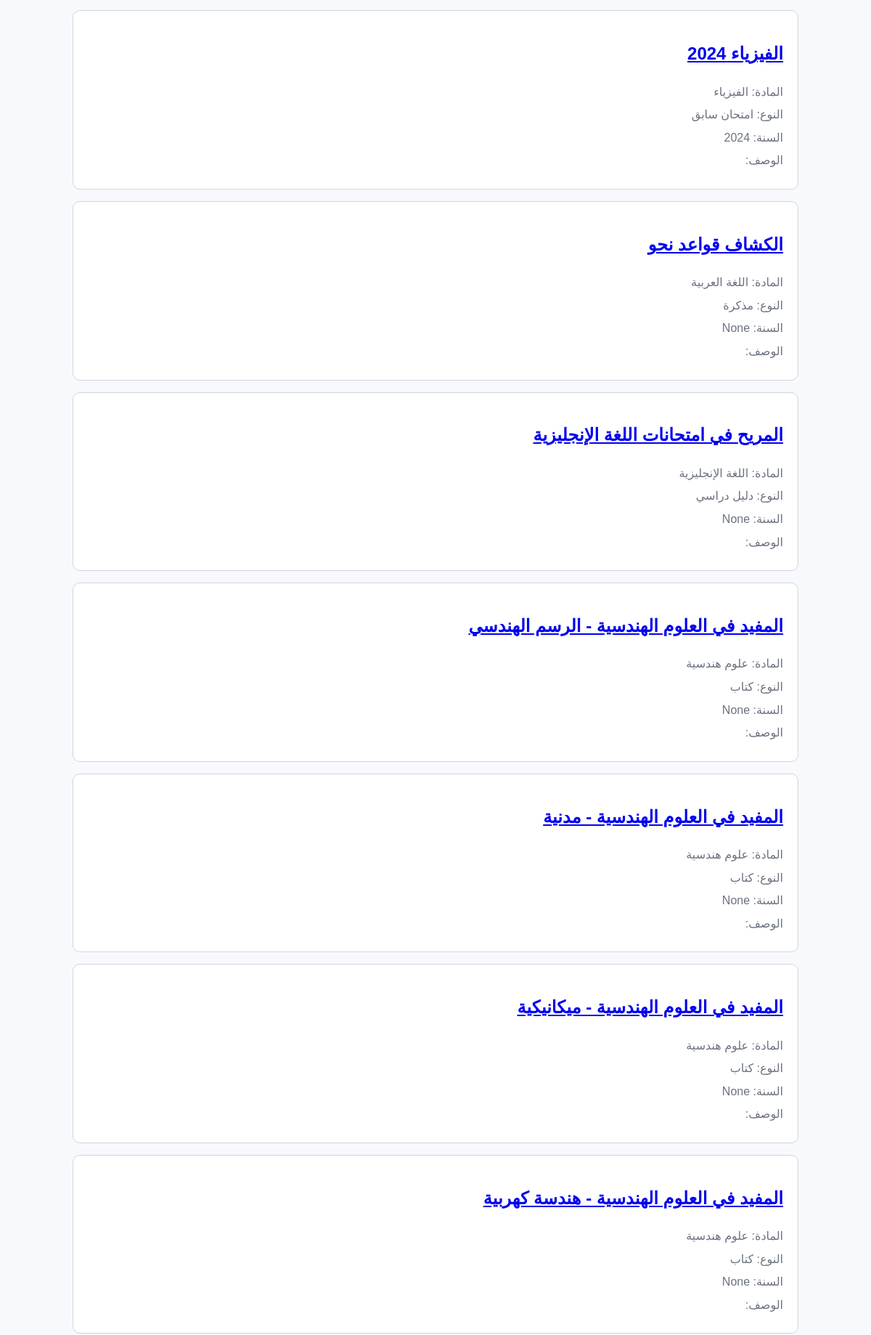
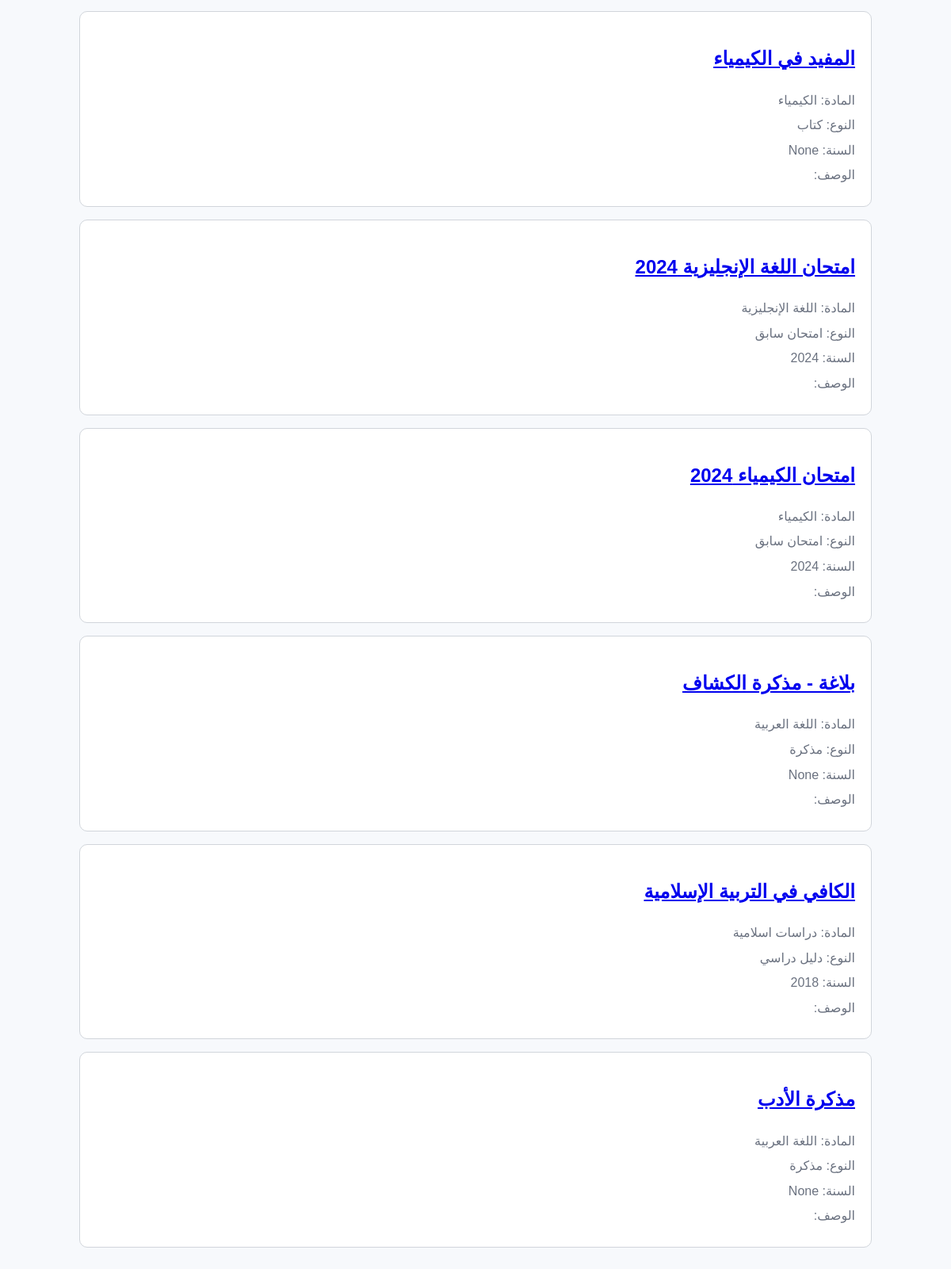
Before: /resources (lower part) with the older database file (2 pictures, top to bottom).
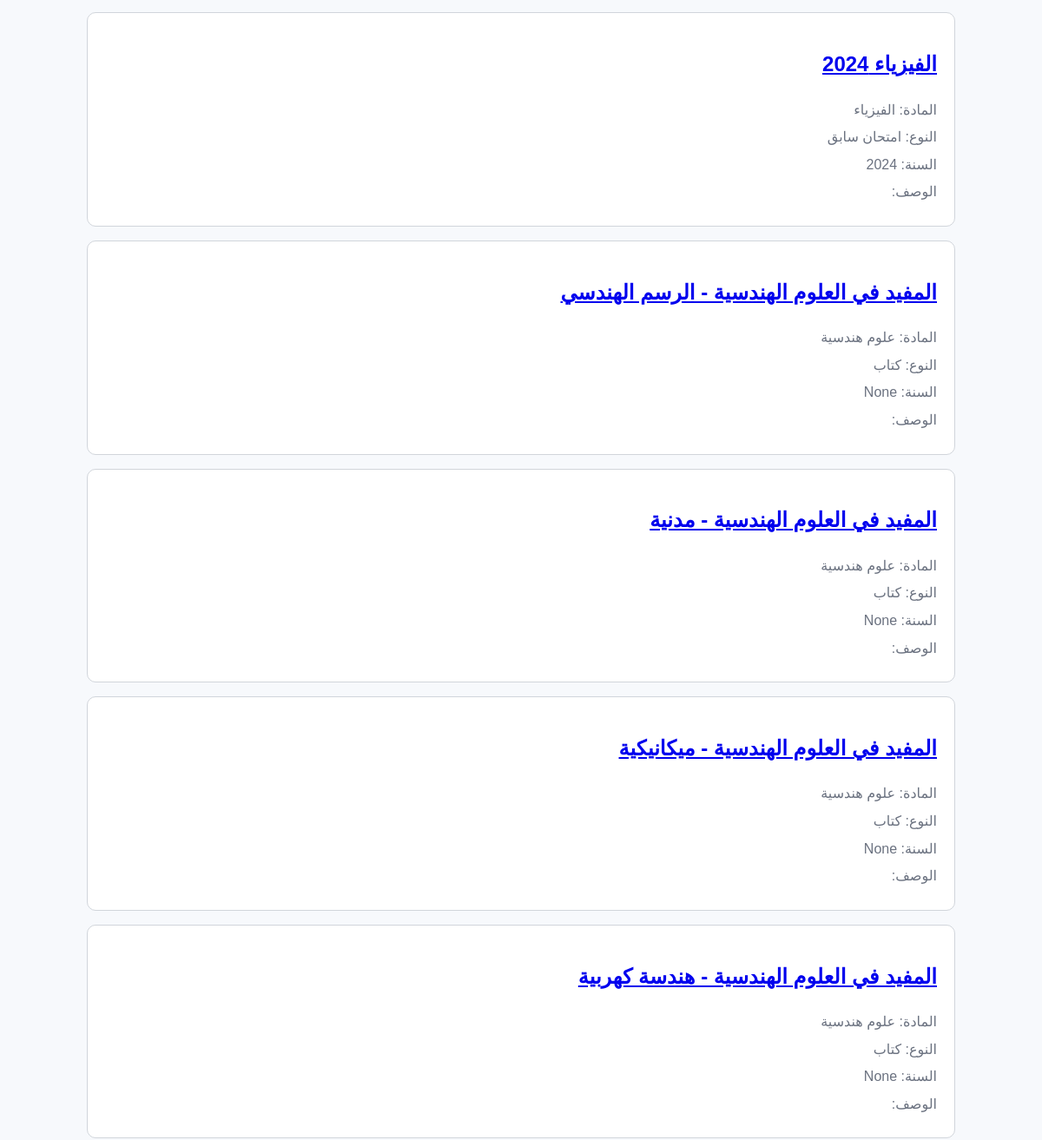
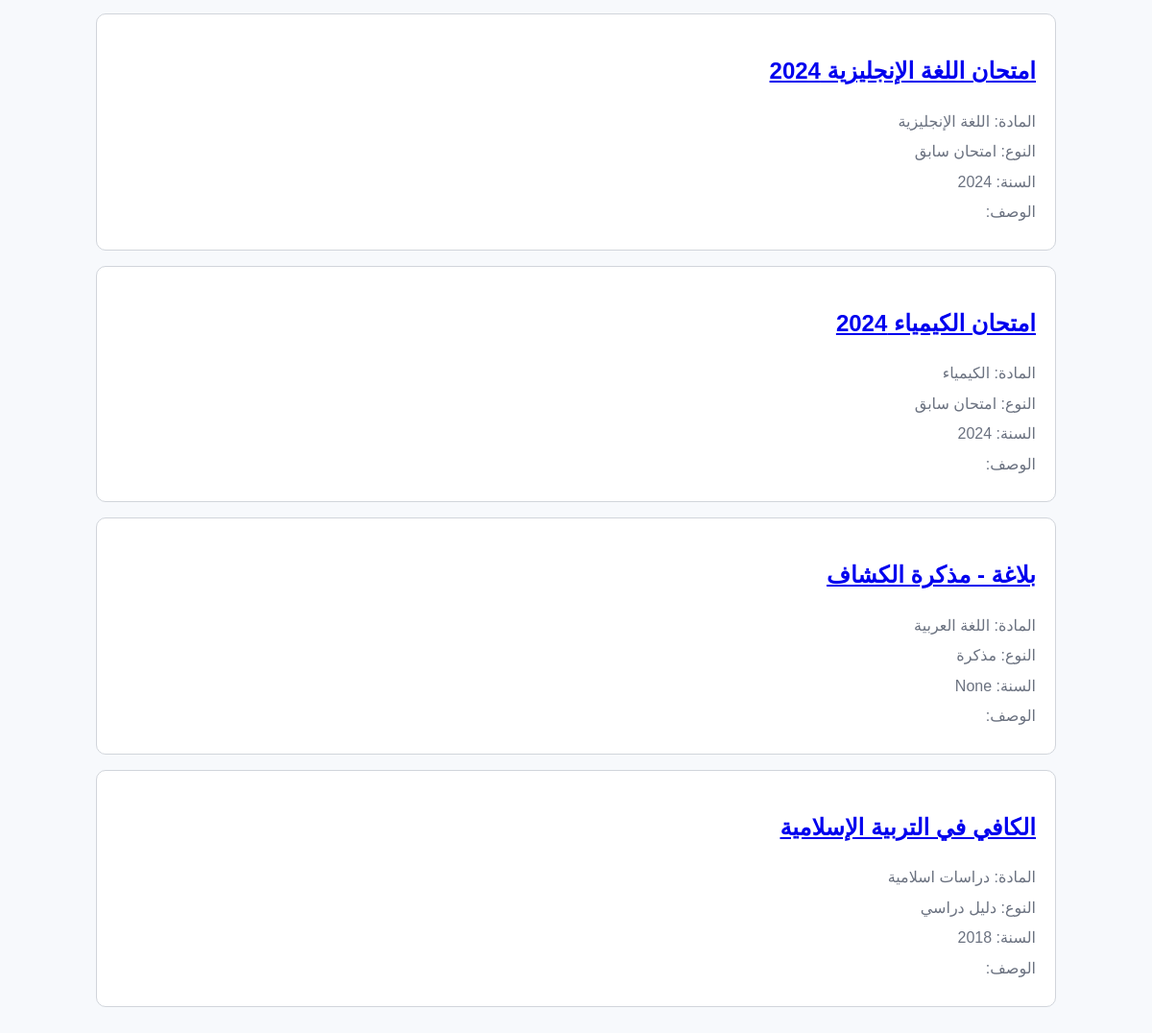
After: the same page with the newer database file (2 pictures, top to bottom).
### tables this page shows
CREATE TABLE resources (
    id INTEGER PRIMARY KEY AUTOINCREMENT,
    title TEXT NOT NULL,
    subject TEXT NOT NULL,
    resource_type TEXT NOT NULL,
    year INTEGER,
    description TEXT,
    file_path TEXT,
    file_size INTEGER
    );

### app.py (the view, shortened to what this page needs)
@app.route("/resources")
def resources():
    search = request.args.get("search")
    subject = request.args.get("subject")
    connection = get_db()
    subjects = connection.execute(
        "SELECT DISTINCT subject FROM resources"
    ).fetchall()
    query = "SELECT * FROM resources"
    parameter = []
    if search:
        query += " WHERE title LIKE ? OR subject LIKE ?"
        parameter.extend([f"%{search}%", f"%{search}%"])
    resources = connection.execute(
        query, parameter
        ).fetchall()
    connection.close()
    return render_template("resources.html",
                           resources=resources, subjects=subjects, subject_names=subject_names, resource_type_names=resource_type_names)

### app.py (called while the page is built)
def get_db():
    connection = sqlite3.connect("nilearn.db")
    connection.row_factory = sqlite3.Row
    return connection

### templates/resources.html (shortened to what this page needs)
<!DOCTYPE html>
<html lang="ar" dir="rtl">
    <head>
        <link rel="stylesheet" href="{{ url_for('static', filename='style.css')}}">
    </head>
    <body>
        {% for resource in resources %}
    <div>
        <a href="/resources/{{ resource["id"] }}">
            <h2> {{ resource["title"] }}</h2>
        </a>
        <p> المادة: {{ subject_names.get(resource["subject"], resource["subject"]) }}</p>
        <p> النوع: {{ resource_type_names.get(resource["resource_type"], resource["resource_type"]) }}</p>
        <p> السنة: {{ resource["year"] }}</p>
        <p> الوصف: {{ resource["description"] }}</p>
    </div>
{% endfor %}
</body>
</html>

### static/style.css (style rules this page uses)
body { font-family: Arial, sans-serif; max-width: 1000px; background-color: #f7f9fc; color: #1f2937; margin: 0 auto; padding: 24px; line-height: 1.6; }
body > div { background: white; border: 1px solid #d1d5db; padding: 20px; margin-bottom: 16px; border-radius: 10px; }

Changed rows visible on the page:
removed resources: title "الكشاف قواعد نحو", get "اللغة العربية", get "مذكرة", year "None"
removed resources: title "المريح في امتحانات اللغة الإنجليزية", get "اللغة الإنجليزية", get "دليل دراسي", year "None"
removed resources: title "المفيد في الكيمياء", get "الكيمياء", get "كتاب", year "None"
removed resources: title "مذكرة الأدب", get "اللغة العربية", get "مذكرة", year "None"
